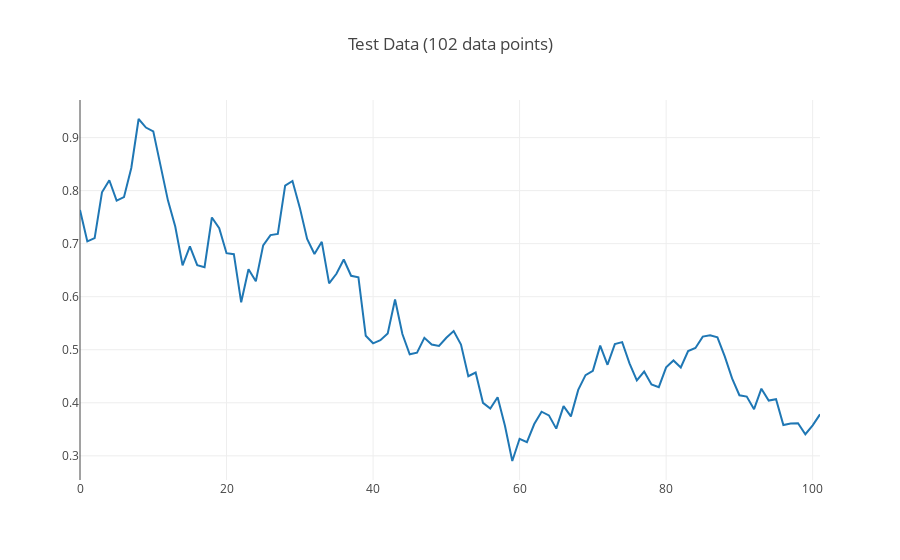

Here is the notebook cell this chart was saved with:
### Code cell
start_avg_cp_test_trace = go.Scatter(y=xTest[:,0])
layout = dict(title = 'Test Data (' + str(len(xTest)) + ' data points)')
fig = dict(data=[start_avg_cp_test_trace], layout=layout)
py.iplot(fig)
